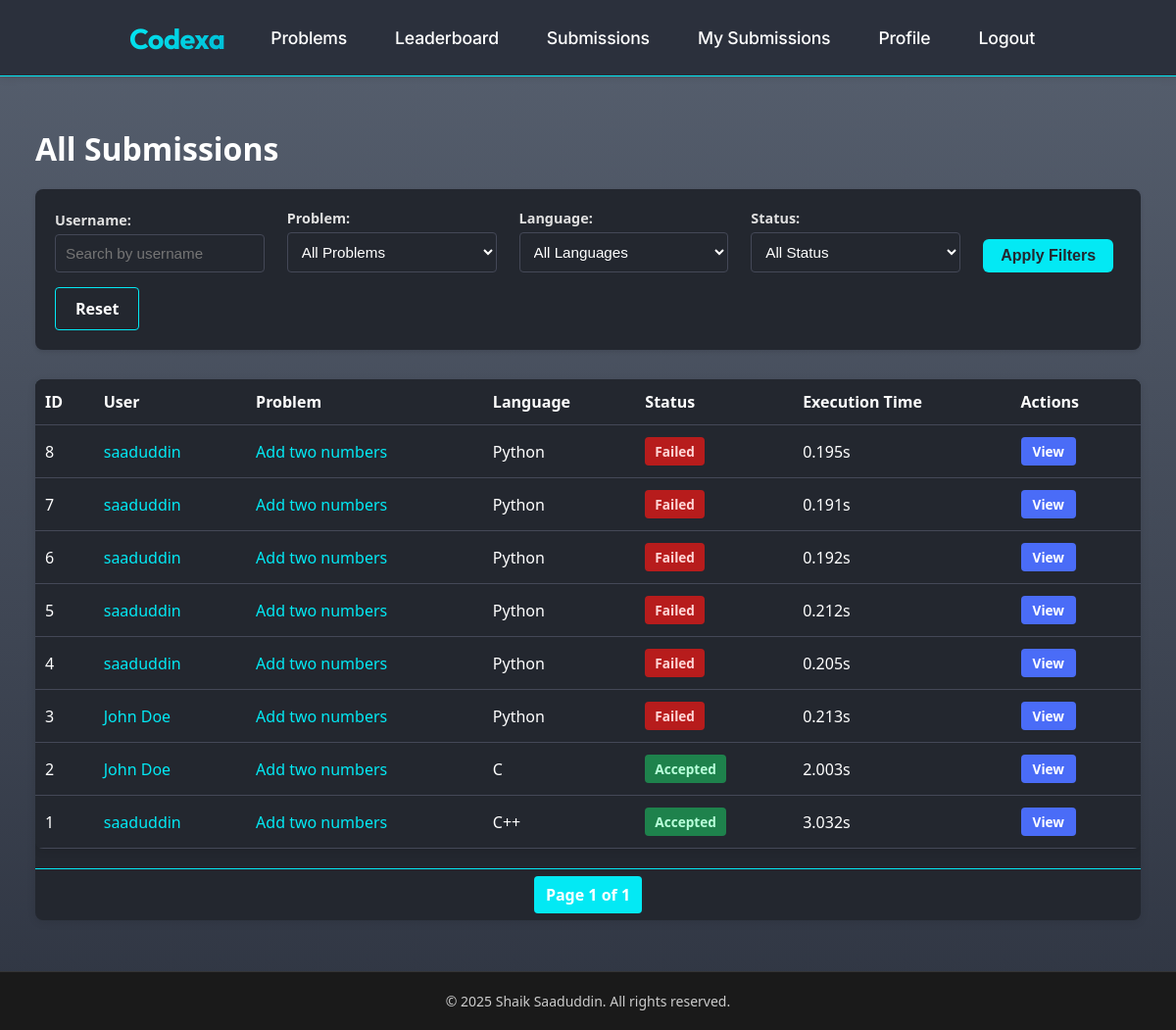
Before: /compiler/submissions/ (signed in) with the older database file.
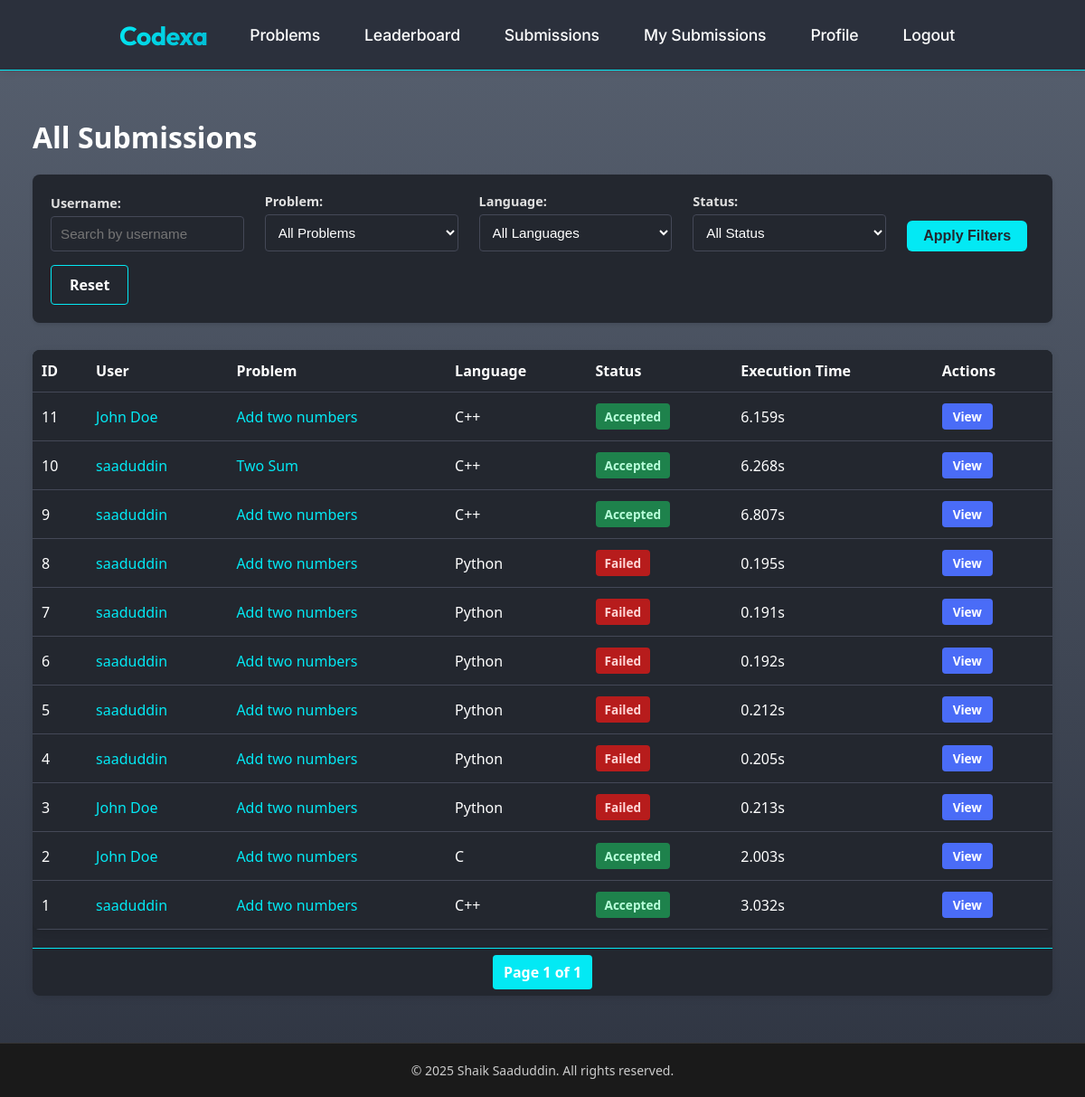
After: the same page with the newer database file.
### compiler/models.py (models this page shows, shortened)
class CodeSubmission(models.Model):
    LANGUAGE_CHOICES = [
        ('python', 'Python'),
        ('cpp', 'C++'),
        ('java', 'Java'),
        ('c', 'C'),
    ]
    user = models.ForeignKey(User, on_delete=models.CASCADE, related_name='submissions')
    problem = models.ForeignKey(Problem, on_delete=models.CASCADE, null=True, blank=True, related_name='submissions')
    language = models.CharField(max_length=10, choices=LANGUAGE_CHOICES)
    code = models.TextField()
    output = models.TextField(blank=True)
    error_message = models.TextField(blank=True)
    execution_time = models.FloatField(default=0.0)
    is_correct = models.BooleanField(default=False)
    submitted_at = models.DateTimeField(auto_now_add=True)
    class Meta:
        ordering = ['-submitted_at']

### problems/models.py (models this page shows, shortened)
class Problem(models.Model):
    title = models.CharField(max_length=200)
    description = models.TextField()
    difficulty = models.CharField(max_length=50)
    sample_input = models.TextField(null=True, blank=True)
    sample_output = models.TextField(null=True, blank=True)

### compiler/views.py (the view)
# urls.py: path('submissions/', views.all_submissions, name='all-submissions'),
@login_required
def all_submissions(request):
    if not request.user.is_staff:
        return redirect('user-submissions', user_id=request.user.id)
    username = request.GET.get('username')
    problem_id = request.GET.get('problem')
    language = request.GET.get('language')
    status = request.GET.get('status')
    submissions = CodeSubmission.objects.all().order_by('-submitted_at')
    if username:
        submissions = submissions.filter(user__username__icontains=username)
    if problem_id:
        submissions = submissions.filter(problem_id=problem_id)
    if language:
        submissions = submissions.filter(language=language)
    if status:
        is_correct = status == 'correct'
        submissions = submissions.filter(is_correct=is_correct)
    paginator = Paginator(submissions, 15)  # 15 submissions per page
    page_number = request.GET.get('page')
    page_obj = paginator.get_page(page_number)
    problems = Problem.objects.all()
    context = {
        'page_obj': page_obj,
        'problems': problems,
        'selected_username': username,
        'selected_problem': problem_id,
        'selected_language': language,
        'selected_status': status,
        'languages': CodeSubmission.LANGUAGE_CHOICES,
    }
    return render(request, 'all_submissions.html', context)

### compiler/templates/all_submissions.html (shortened to what this page needs)
{% extends "base.html" %}
{% load i18n %}
{% load static %}
{% block extra_css %}
<link rel="stylesheet" href="{% static 'submissions.css' %}">
{% endblock %}
{% block content %}
<div class="submissions-container">
    <div class="submissions-header">
        <h1>All Submissions</h1>
        <div class="filter-section">
            <form method="get" action="{% url 'all-submissions' %}" class="filter-form">
                <div class="filter-group">
                    <label for="username">Username:</label>
                    <input type="text" name="username" id="username" value="{{ selected_username|default:'' }}" placeholder="Search by username">
                </div>
                <div class="filter-group">
                    <label for="problem">Problem:</label>
                    <select name="problem" id="problem">
                        <option value="">All Problems</option>
                    </select>
                </div>
                <div class="filter-group">
                    <label for="language">Language:</label>
                    <select name="language" id="language">
                        <option value="">All Languages</option>
                    </select>
                </div>
                <div class="filter-group">
                    <label for="status">Status:</label>
                    <select name="status" id="status">
                        <option value="">All Status</option>
                    </select>
                </div>
                <button type="submit" class="filter-button">Apply Filters</button>
                <a href="{% url 'all-submissions' %}" class="reset-button">Reset</a>
            </form>
        </div>
    </div>
    <div class="submissions-table-container">
        {% if page_obj %}
            <table class="submissions-table">
                <thead>
                    <tr>
                        <th>ID</th>
                        <th>User</th>
                        <th>Problem</th>
                        <th>Language</th>
                        <th>Status</th>
                        <th>Execution Time</th>
                        <th>Actions</th>
                    </tr>
                </thead>
                <tbody>
                    {% for submission in page_obj %}
                        <tr class="{% if submission.is_correct %}submission-correct{% else %}submission-incorrect{% endif %}">
                            <td>{{ submission.id }}</td>
                            <td>
                                <a href="{% url 'user-submissions' submission.user.id %}">
                                    {{ submission.user.username }}
                                </a>
                            </td>
                            <td>
                                {% if submission.problem %}
                                    <a href="{% url 'problem-detail' submission.problem.id %}">
                                        {{ submission.problem.title }}
                                    </a>
                                {% else %}
                                    Custom Code
                                {% endif %}
                            </td>
                            <td>
                                {% for lang_code, lang_name in languages %}
                                    {% if submission.language == lang_code %}
                                        {{ lang_name }}
                                    {% endif %}
                                {% endfor %}
                            </td>
                            <td class="status-cell">
                                {% if submission.is_correct %}
                                    <span class="status-badge status-accepted">Accepted</span>
                                {% else %}
                                    <span class="status-badge status-failed">Failed</span>
                                {% endif %}
                            </td>
                            <td>{{ submission.execution_time|floatformat:3 }}s</td>
                            <td>
                                <a href="{% url 'submission-detail' submission.id %}" class="view-button">View</a>
                            </td>
                        </tr>
                    {% endfor %}
                </tbody>
            </table>
            <div class="pagination">
                <span class="step-links">
                    <span class="current">
                        Page {{ page_obj.number }} of {{ page_obj.paginator.num_pages }}
                    </span>
                </span>
            </div>
        {% else %}
            <div class="no-submissions">
                <p>No submissions found.</p>
            </div>
        {% endif %}
    </div>
</div>
{% endblock %}

### OnlineJudge/templates/base.html (shortened to what this page needs)
{% load static %}
<!DOCTYPE html>
<html lang="en">
<head>
    <link rel="stylesheet" href="{% static 'base.css' %}">
    <link rel="stylesheet" href="{% static 'footer.css' %}">
    {% block extra_css %}{% endblock %}
</head>
<body>
    {% include 'navbar.html' %}
    <div class="main-content">
        {% block content %}{% endblock %}
    </div>
    {% include 'footer.html' %}
</body>
</html>

### OnlineJudge/templates/navbar.html (shortened to what this page needs)
<nav class="navbar" style="background: #2b303c; padding: 20px 50px; display: flex; align-items: center; justify-content: space-between;">
  <div class="navbar-container">
    <div class="navbar-logo">
      <a href="{% url 'home-page' %}" style="text-decoration: none; margin-right: 35px;">Codexa</a>
    </div>
    <div class="navbar-links">
      <a href="{% url 'problem-list' %}" class="nav-link">Problems</a>
      <a href="{% url 'leaderboard' %}" class="nav-link">Leaderboard</a>
      {% if user.is_staff %}
        <a href="{% url 'all-submissions' %}" class="nav-link">Submissions</a>
      {% endif %}
      {% if user.is_authenticated %}
        <a href="{% url 'user-submissions' user.id %}" class="nav-link">My Submissions</a>
        <a href="{% url 'profile' %}" class="nav-link">Profile</a>
        <a href="#" class="nav-link" onclick="confirmLogout(event)">Logout</a>
      {% else %}
        <a href="{% url 'login-user' %}" class="nav-link">Login</a>
        <a href="{% url 'register-user' %}" class="nav-link">Register</a>
      {% endif %}
    </div>
  </div>
</nav>
<hr style="border: none; border-top: 1.5px solid #03e9f4; margin: 0;">

### OnlineJudge/templates/footer.html
<footer class="footer">
    <div class="footer-content">
        <p>&copy; 2025 Shaik Saaduddin. All rights reserved.</p>
    </div>
</footer>

### static/base.css (style rules this page uses)
body { margin: 0; padding: 0; font-family: 'Segoe UI', Arial, Helvetica, sans-serif; background: #23272f; color: #fff; min-height: 100vh; }
.main-content { max-width: 1200px; margin: 0 auto; padding: 32px 16px 32px 16px; }
a { color: #03e9f4; text-decoration: none; transition: color 0.2s; }
h1, h2, h3, h4, h5 { color: #fff; font-weight: 600; margin-top: 0; }
table { width: 100%; border-collapse: collapse; background: #23272f; color: #fff; }
th, td { padding: 12px 10px; border-bottom: 1px solid #444857; text-align: left; }
th { background: #23272f; font-weight: 700; }
tr:nth-child(even) { background: #262b34; }
.status-badge { padding: 3px 10px; border-radius: 12px; font-size: 0.95em; font-weight: 600; display: inline-block; }
.status-accepted { background: #1e824c; color: #b8ffda; }
.status-failed { background: #b71c1c; color: #ffd6d6; }
button, .btn, .filter-button, .reset-button, .view-button, .back-button, .problem-button { background: #03e9f4; color: #23272f; border: none; border-radius: 6px; padding: 8px 18px; font-size: 1em; font-weight: 600; cursor: pointer; transition: background 0.2s, color 0.2s; margin-right: 8px; text-decoration: none; display: inline-block; }
input, select { background: #23272f; color: #fff; border: 1px solid #444857; border-radius: 4px; padding: 7px 10px; font-size: 1em; margin-right: 8px; }
.pagination { margin: 24px 0 0 0; text-align: center; }
.pagination .step-links .current { color: #fff; font-weight: 600; margin: 0 8px; }

### static/footer.css (style rules this page uses)
.footer { background-color: #1a1a1a; color: #ffffff; padding: 20px 0; margin-top: auto; border-top: 1px solid #333; width: 100%; box-sizing: border-box; }
.footer-content { max-width: 1200px; margin: 0 auto; text-align: center; padding: 0 20px; width: 100%; box-sizing: border-box; }
.footer p { margin: 0; font-size: 14px; color: #cccccc; }
body { display: flex; flex-direction: column; min-height: 100vh; margin: 0; padding: 0; }
.main-content { flex: 1; width: 100%; }
* { box-sizing: border-box; }
html { margin: 0; padding: 0; }

### OnlineJudge/templates/navbar.html (style rules this page uses)
.navbar { background-color: #4a6cf7; color: white; padding: 15px 0; box-shadow: 0 2px 10px rgba(0, 0, 0, 0.1); }
.navbar-container { max-width: 1200px; margin: 0 auto; display: flex; justify-content: space-between; align-items: center; padding: 0 20px; }
.navbar-logo a { color: white; font-size: 1.8rem; font-weight: 700; text-decoration: none; font-family: 'Outfit', 'Inter', -apple-system, BlinkMacSystemFont, 'Segoe UI', sans-serif; letter-spacing: -0.02em; background: linear-gradient(135deg, #03e9f4, #00bcd4); -webkit-background-clip: text; -webkit-text-fill-color: transparent; background-clip: text; text-shadow: none; }
.navbar-links { display: flex; gap: 25px; font-family: 'Inter', -apple-system, BlinkMacSystemFont, 'Segoe UI', sans-serif; }
.nav-link { color: white; text-decoration: none; font-weight: 500; padding: 8px 12px; border-radius: 6px; transition: background-color 0.2s; font-size: 1.1rem; letter-spacing: -0.01em; }
nav a, nav button { color: #fff !important; transition: color 0.2s; }

Changed rows visible on the page:
added CodeSubmission: id "11", user.username "John Doe", problem "Add two numbers", languages "C++", is_correct "Accepted", execution_time "6.159"
added CodeSubmission: id "10", user.username "saaduddin", problem "Two Sum", languages "C++", is_correct "Accepted", execution_time "6.268"
added CodeSubmission: id "9", user.username "saaduddin", problem "Add two numbers", languages "C++", is_correct "Accepted", execution_time "6.807"
